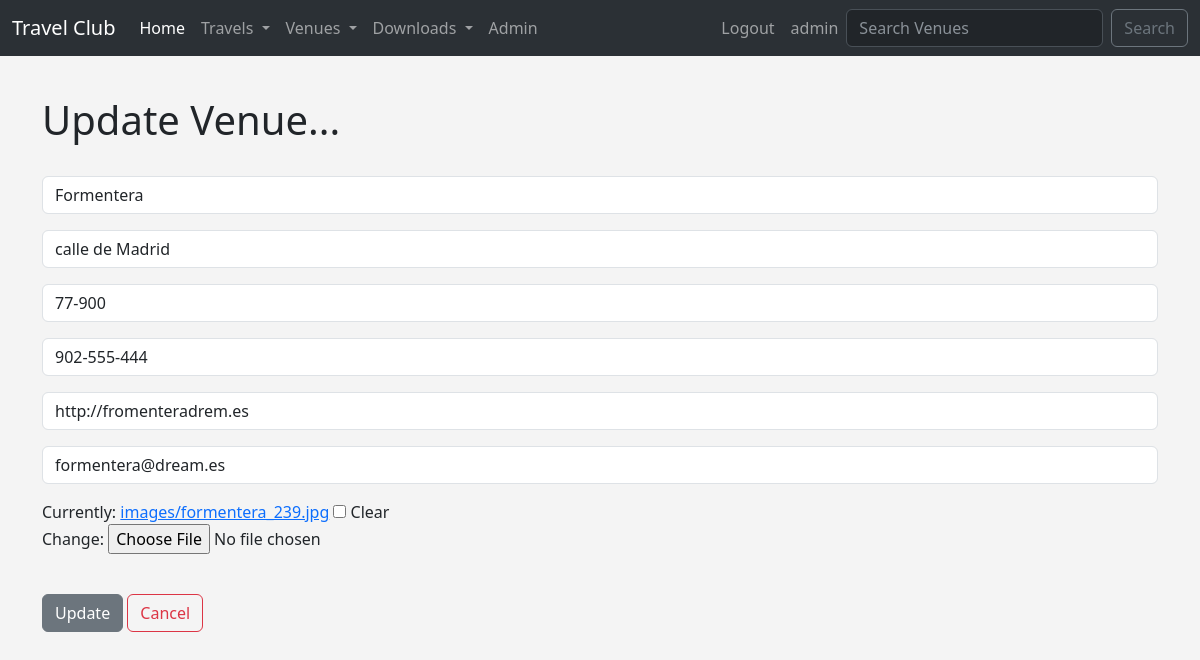
The page /update_venue/1 (signed in) on the database its author committed.
### travel/models.py (models this page shows, shortened)
class Venue(models.Model):
    name = models.CharField('Venue Name', max_length=120)
    address = models.CharField(max_length=300)
    zip_code = models.CharField('Zip Code', max_length=15)
    phone = models.CharField('Contact Phone', max_length=25, blank=True)
    web = models.URLField('Website Address', blank=True)
    email_address = models.EmailField('Email', blank=True)
    owner = models.IntegerField('Venue Owner', blank=False, default=1)
    venue_image = models.ImageField(null=True, blank=True, upload_to='images/')

### travel/views.py (the view)
# urls.py: path('update_venue/<venue_id>', views.update_venue, name='update-venue'),
def update_venue(request, venue_id):
    venue = Venue.objects.get(pk=venue_id)
    form = VenueForm(request.POST or None,
                     request.FILES or None, instance=venue)
    if form.is_valid():
        form.save()
        return redirect('list-venues')
    return render(request, 'travel/update_venue.html', {'venue': venue, 'form': form})

### travel/forms.py
class VenueForm(ModelForm):
    class Meta:
        model = Venue
        fields = ('name', 'address', 'zip_code',
                  'phone', 'web', 'email_address', 'venue_image')
        labels = {
            'name': '',
            'address': '',
            'zip_code': '',
            'phone': '',
            'web': '',
            'email_address': '',
        	'venue_image': '',
        }
        widgets = {
            'name': forms.TextInput(attrs={'class': 'form-control', 'placeholder': 'Venue Name'}),
            'address': forms.TextInput(attrs={'class': 'form-control', 'placeholder': 'Address'}),
            'zip_code': forms.TextInput(attrs={'class': 'form-control', 'placeholder': 'Zip Code'}),
            'phone': forms.TextInput(attrs={'class': 'form-control', 'placeholder': 'Phone'}),
            'web': forms.TextInput(attrs={'class': 'form-control', 'placeholder': 'Web Address'}),
            'email_address': forms.EmailInput(attrs={'class': 'form-control', 'placeholder': 'Email'}),
        }

### travel/templates/travel/update_venue.html (shortened to what this page needs)
{% extends 'travel/base.html' %}
{% block content %}
{% if user.is_authenticated %}
    <h1>Update Venue...</h1>
    <br>
    <form action="" method="POST" enctype="multipart/form-data">
        {{ form.as_p }}
        <br>
        <input type="submit" value="Update" class="btn btn-secondary mb-3">
        <a href="{% url 'list-venues' %} " class="btn btn-outline-danger mb-3">Cancel</a>
    </form>
    {% else %}
    <h1>Sorry! You Must Be Logged In To View This Page...</h1>
    <a href="{% url 'login' %}">Login Here</a>
     {% endif %}
{% endblock %}

### travel/templates/travel/navbar.html (shortened to what this page needs)
<nav class="navbar fixed-top navbar-expand-lg bg-body-tertiary" data-bs-theme="dark">
    <div class="container-fluid">
      <a class="navbar-brand" href="{% url 'home' %}">Travel Club</a>
      <div class="collapse navbar-collapse" id="navbarSupportedContent">
        <ul class="navbar-nav me-auto mb-2 mb-lg-0">
          <li class="nav-item">
            <a class="nav-link active" aria-current="page" href="{% url 'home' %}">Home</a>
          </li>
          <li class="nav-item dropdown">
            <a class="nav-link dropdown-toggle" href="#" role="button" data-bs-toggle="dropdown" aria-expanded="false">
              Travels
            </a>
          </li>
          <li class="nav-item dropdown">
            <a class="nav-link dropdown-toggle" href="#" role="button" data-bs-toggle="dropdown" aria-expanded="false">
              Venues
            </a>
          </li>
          <li class="nav-item dropdown">
            <a class="nav-link dropdown-toggle" href="#" role="button" data-bs-toggle="dropdown" aria-expanded="false">
              Downloads
            </a>
          </li>
          {% if user.is_authenticated %}
          {% if user.is_superuser %}
              <li class="nav-item">
                <a class="nav-link" href="{% url 'admin_approval' %}">Admin</a>
              </li>
            </ul>
              {% endif %}
              <ul class="navbar-nav navbar-right">
              <li class="nav-item" >
                <a class="nav-link" href="{% url 'logout' %}">Logout</a>
              </li>
              <li class="nav-item">
                  <a class="nav-link" href="#">{{ user }}</a>
                </li>
                {% endif %}
              </ul>
        <form class="d-flex" role="search" method=POST action="{% url 'search-venues' %}">
          <input class="form-control me-2 bg-dark" type="search" placeholder="Search Venues" aria-label="Search" name="searched">
          <button class="btn btn-outline-secondary" type="submit">Search</button>
        </form>
      </div>
    </div>
  </nav>

### travel/templates/travel/base.html (style rules this page uses)
body { background: #f4f4f4 ; }

### rows shown on the page
Venue: name "Formentera", address "calle de Madrid", zip_code "77-900", phone "902-555-444", web "http://fromenteradrem.es", email_address "formentera@dream.es"

### other values the page prints
{{ user }} "admin"
